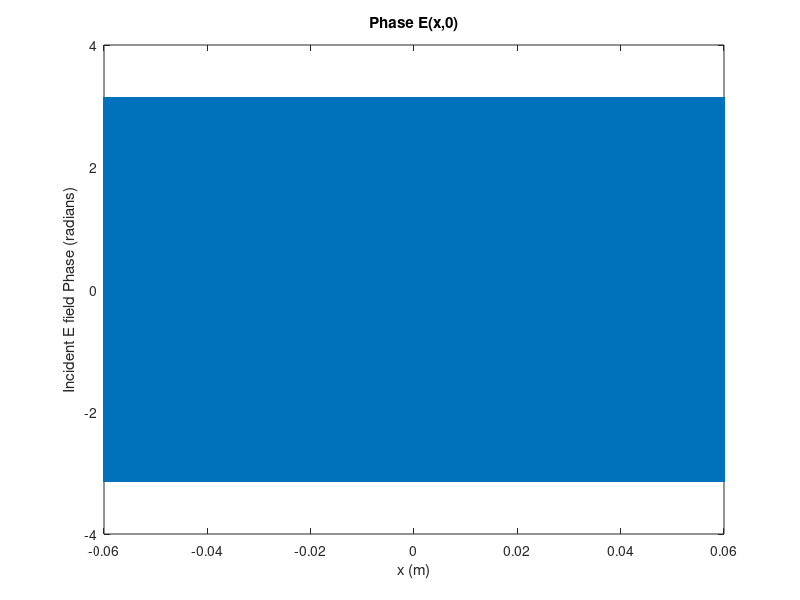

Write the MATLAB code that produced this figure. (Note: this script raises an error after producing the figure.)
% Fourier Optics, Homework #3 - Bohan Zhang
% Part c
clear; clc; close all;

% save img path (end it with a '\')
% make sure the folder already exists beforehand
figs_path = 'C:\Users\beezy_000\Google Drive\CU Boulder\coursework\2016 Fall\Fourier Optics\HW\hw2\latex\figs\part2_e\';
save_off = true;
DEBUG = true;

%% Parameters

% assuming an incident E field of a plane wave
lambda0 = 1e-6;         % 1 um wavelength
n0 = 1;                 % medium index of refraction
lambda = lambda0/n0;    % material wavelength
k = 2*pi/lambda;        % material wavenumber

% Grating parameters
m = 8;              % taken from book
qmax = 6;
L = 200*lambda;      % width of phase grating
fo_grat = 10/L;   

% Defining the space for proper DFT
z_ff = ((L/2)^2)/lambda;   % propagate into fraunhoffer
W = 600*L;
dx = (lambda/4);
Nx = W/dx;
x = ( -Nx/2:((Nx/2)-1) ) .* dx;               % space vector (centered around 0) (m)
fx = ( -Nx/2:((Nx/2)-1) ) .* (1/(Nx*dx));     % frequency vector (centered around 0) (1/m)

% Lens parameters
% f = z_ff;                       % focal point = object distance
% D = [50] .* 2*(lambda*z_ff)/L;

% propagation distance(s)
n_z = 100;                           % number of Z's i wanna make
ff_factor = 20;                      % how many far fields i wanna go to
z = linspace(0,ff_factor,n_z).*z_ff; % z's to propagate to
% z = z_ff*ff_factor;

T_sinc = fo_grat*max(z)*lambda
xmax = max(x)

%% Generate incident field

e_x0 = double( abs(x) <= L/2) .* exp( 1i * (m/2) .* sin( 2*pi*fo_grat.*x) );
% e_x0 = exp( 1i * (m/2) .* sin( 2*pi*fo_grat.*x) );

% plot the incident field
figure;
plot(x, angle(e_x0));
xlabel('x (m)'); ylabel('Incident E field Phase (radians)'); title('Phase E(x,0)');
save_fig_multiformat( gcf, figs_path, ['Ex_0'], save_off);

% plot the incident field
figure;
plot(x, angle(e_x0));
xlabel('x (m)'); ylabel('Incident E field Phase (radians)'); title('Phase E(x,0)');
xlim([ -L/2, L/2 ]);
save_fig_multiformat( gcf, figs_path, ['Ex_0'], save_off);

% % Compute the R.S. Propagation to the lens
% [ E_XZ_l, FZ_l, E_fxfz_l ] = RS_prop( x, fx, e_x0, z, lambda0, n0 );
% 
% % take the e field at the lens
% e_xz_l = E_XZ_l(end,:);
% fz_l = FZ_l(end,:);
% 
% % Multiply by lens factor
% t_l = exp(-1i* (k/(2*f)) .* (x.^2) );
% pupil_l = double(abs(x) <= D/2);
% e_xz_l_plus = e_xz_l .* t_l .* pupil_l;

% % Compute the R.S. Propagation to the image
% [ E_XZ, FZ, E_fxfz ] = RS_prop( x, fx, e_xz_l_plus, z, lambda0, n0 );

% Compute the R.S. Propagation to the image
[ E_XZ, FZ, E_fxfz ] = RS_prop( x, fx, e_x0, z, lambda0, n0, DEBUG );

% take the e field at zmax
e_xz = E_XZ(end,:);
fz = FZ(end,:);

fprintf('Finished RS Prop\n\n');

%% Plotting field


% plot the propagated field
figure;
plot(x, abs(e_xz));
xlabel('x (m)'); ylabel('Propagated E Field');
title('E(x,z) (abs) at image');
save_fig_multiformat( gcf, figs_path, ['Ex_zmax'], save_off);

% Plot the field in 2D space, amp
figure;
imagesc( z, x, (abs([E_XZ])).' );
title('Amplitude of propagated field');
xlabel('z (m)'); ylabel('x (m)');
colorbar
% ylim([ -10*L, 10*L ]);
set(gca,'YDir','normal')
save_fig_multiformat( gcf, figs_path, ['Ex_z_all'], save_off);

% % Plot the field in 2D space, amp
% figure;
% imagesc( [z, z+z(end)], x, (abs([E_XZ_l; E_XZ])).' );
% title('Amplitude of propagated field');
% xlabel('z (m)'); ylabel('x (m)');
% colorbar
% % ylim([ -10*L, 10*L ]);
% set(gca,'YDir','normal')
% save_fig_multiformat( gcf, figs_path, ['Ex_z_all'], save_off);

% Analytical solution
zmax = max(z);
% x = x.*(1e4);
U = (1/(1i*lambda*zmax)) .* exp(1i*k*zmax) .* exp(1i * (k/(2*zmax)) .* (x.^2) );
q = -qmax:1:qmax;
s_sincs = zeros(size(U));
for ii = 1:length(q)
    s_sincs = s_sincs + besselj(q(ii), m/2).*sinc( (L/(lambda*zmax)) .* (x - q(ii) * fo_grat * zmax * lambda) );
end

U = U .* s_sincs;

% plot analytical
figure;
plot( x, abs(U) );
xlabel('x (m)'); ylabel('U (Abs)');
title('Theoretical field');
% makeFigureNice();

% plot analytical and numerical
figure;
plot( x, abs(e_xz)./max(abs(e_xz)), x, abs(U)./max(abs(U)) );
xlabel('x (m)'); ylabel('E field (abs)');
title('Numerical versus theoretical field');
legend('Numerical', 'Analytical');
makeFigureNice();







